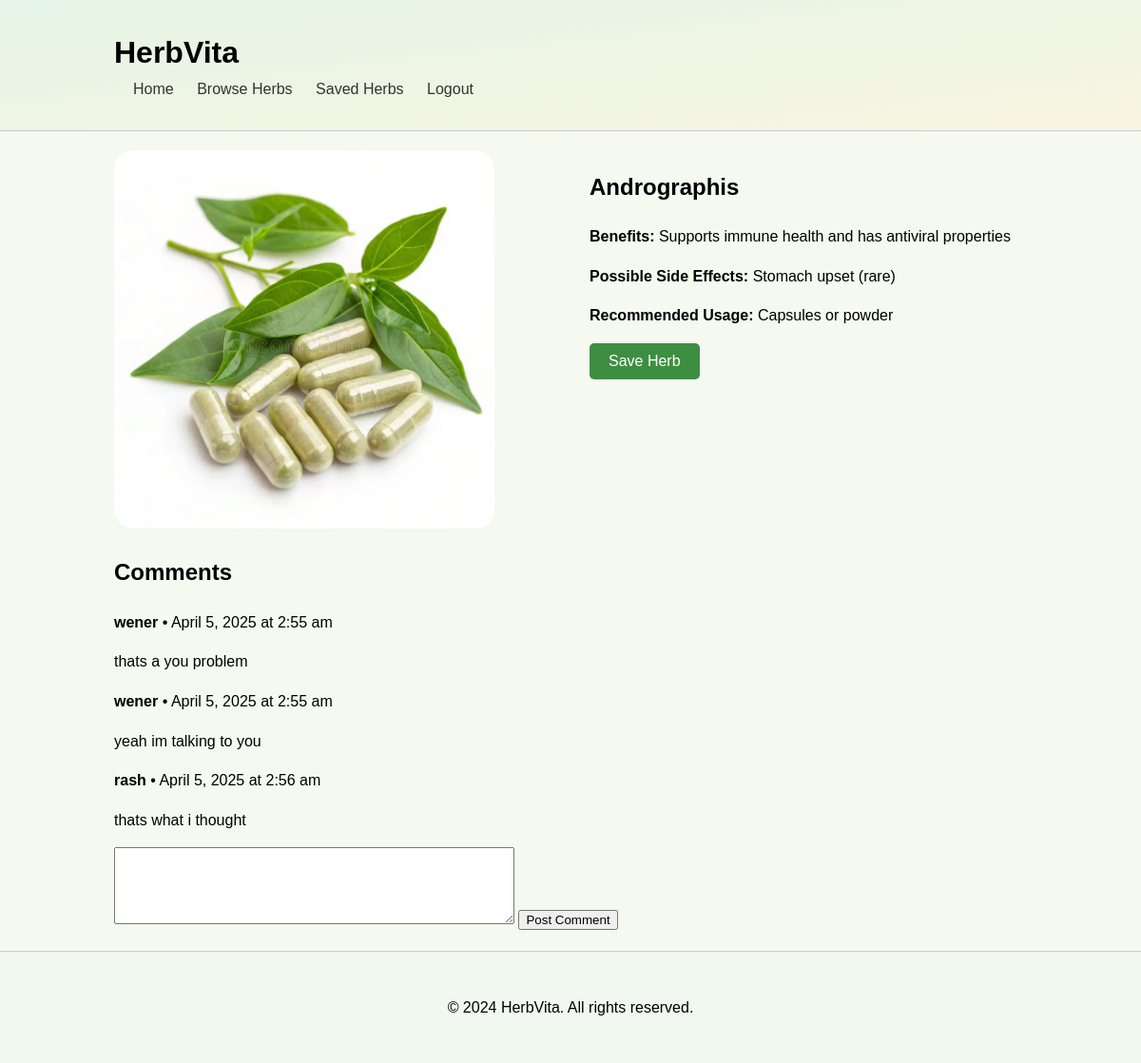
/herbDetails.php?id=11 (signed in), run on the app's committed database.
### tables this page shows
CREATE TABLE `herb` (
  `herbID` int(11) NOT NULL,
  `herbName` varchar(20) NOT NULL,
  `sideEffect` varchar(255) NOT NULL,
  `recommendedUsage` text NOT NULL,
  `Benefit` text NOT NULL,
  `healthConcerns` int(11) NOT NULL,
  `imagePath` varchar(255) NOT NULL
);

CREATE TABLE `comments` (
  `commentID` int(11) NOT NULL,
  `herbID` int(11) NOT NULL,
  `userID` varchar(11) NOT NULL,
  `commentText` text NOT NULL,
  `timeAdded` timestamp NOT NULL DEFAULT current_timestamp() ON UPDATE current_timestamp()
);

CREATE TABLE `user` (
  `userID` varchar(11) NOT NULL,
  `Name` varchar(20) NOT NULL,
  `Email` varchar(50) NOT NULL,
  `passwordHash` varchar(255) NOT NULL,
  `healthInterest` int(11) NOT NULL,
  `CommentID` int(11) NOT NULL
);

### herbDetails.php (the view, shortened to what this page needs)
<?php
include 'db_connect.php';
if (isset($_GET['id']) && is_numeric($_GET['id'])) {
    $herbId = $_GET['id'];
    $sql = "SELECT herbID, herbName, sideEffect, recommendedUsage, Benefit, imagePath
            FROM herb
            WHERE herbID = ?";
    $stmt = $conn->prepare($sql);
    $stmt->bind_param("i", $herbId);
    $stmt->execute();
    $result = $stmt->get_result();
    if ($result->num_rows == 1) {
        $herb = $result->fetch_assoc();
    } else {
        header("Location: browseHerb.php");
        exit();
    }
} else {
    header("Location: browseHerb.php");
    exit();
}
?>
<!DOCTYPE html>
<html lang="en">
<head>
    <link rel="stylesheet" href="style.css">
</head>
<body>
    <header>
        <div class="container">
            <h1>HerbVita</h1>
            <nav>
                <ul>
                    <li><a href="index.php">Home</a></li>
                    <li><a href="browseHerb.php">Browse Herbs</a></li>
                    <?php if(isset($_SESSION['loggedin']) && $_SESSION['loggedin'] === true): ?>
                        <li><a href="profile.php">Saved Herbs</a></li>
                        <li><a href="logout.php">Logout</a></li>
                    <?php else: ?>
                        <li><a href="login.php">Login/Register</a></li>
                    <?php endif; ?>
                </ul>
            </nav>
        </div>
    </header>
    <main class="container">
        <section class="herb-details">
            <?php if ($herb): ?>
                <div class="herbPageContainer">
                    <div class="herb-image">
                        <img src="<?php echo htmlspecialchars($herb['imagePath']); ?>" alt="<?php echo htmlspecialchars($herb['herbName']); ?>">
                    </div>
                    <div class="herb-info">
                        <h2><?php echo htmlspecialchars($herb['herbName']); ?></h2>
                        <p><strong>Benefits:</strong> <?php echo nl2br(htmlspecialchars($herb['Benefit'])); ?></p>
                        <p><strong>Possible Side Effects:</strong> <?php echo nl2br(htmlspecialchars($herb['sideEffect'])); ?></p>
                        <p><strong>Recommended Usage:</strong> <?php echo nl2br(htmlspecialchars($herb['recommendedUsage'])); ?></p>
                         <?php if (isset($_SESSION['loggedin']) && $_SESSION['loggedin'] === true): ?>
                            <form method="post">
                                <button type="submit" name="save_herb" class="saveherb">Save Herb</button>
                            </form>
                        <?php else: ?>
                            <p>You must be logged in to save herbs to your list. <a href="login.php">Login</a> or <a href="signup.php">Sign up</a>.</p>
                        <?php endif; ?>
                    </div>
                </div>
            <?php else: ?>
                <p>Herb not found.</p>
            <?php endif; ?>
        </section>
    <section class="herb-details-comments">
        <h2>Comments</h2>
        <?php
        $sql_comments = "SELECT c.`commentText`, u.`Name`, c.`timeAdded`
                        FROM `comments` c
                        JOIN `user` u ON c.`userID` = u.`userID`
                        WHERE c.`herbID` = ?";
        $stmt_comments = $conn->prepare($sql_comments);
        $stmt_comments->bind_param("i", $herbId);
        $stmt_comments->execute();
        $result_comments = $stmt_comments->get_result();
        if ($result_comments->num_rows > 0) {
            echo "<div class='comments-list'>";
            while ($row = $result_comments->fetch_assoc()) {
                echo "<div class='comment-box'>";
                echo "<p><strong>" . htmlspecialchars($row['Name']) . "</strong> • " .
                     date('F j, Y \a\t g:i a', strtotime($row['timeAdded'])) . "</p>";
                echo "<p>" . htmlspecialchars($row['commentText']) . "</p>";
                echo "</div>";
            }
            echo "</div>";
        }
        ?>
    </section>
    <?php if (isset($_SESSION['loggedin']) && $_SESSION['loggedin'] === true): ?>
        <form action="submitComment.php" method="POST">
            <textarea name="comment" rows="5" cols="50" required></textarea>
            <button type="submit">Post Comment</button>
        </form>
    <?php else: ?>
        <p>You must be logged in to comment. <a href="login.php">Login</a> or <a href="signup.php">Sign up</a>.</p>
    <?php endif; ?>
    </main>
    <footer>
        <div class="container">
            <p>&copy; 2024 HerbVita. All rights reserved.</p>
        </div>
    </footer>
</body>
</html>

### style.css (style rules this page uses)
body { font-family: sans-serif; margin: 0; padding: 0; line-height: 1.6; background-color: #f6f9f0; }
.container { width: 80%; max-width: 1200px; margin: 0 auto; padding: 20px; }
header { background: linear-gradient(to bottom right, #e4f4e6, #f8f5e1); padding: 10px 0; border-bottom: 1px solid #ccc; }
header h1 { margin: 0; display: inline-block; }
nav ul { list-style: none; padding: 0; margin: 0; display: inline-block; }
nav ul li { display: inline; margin-left: 20px; }
nav ul li a { text-decoration: none; color: #333; }
main { padding: 20px 0; }
footer { background-color: #f0f8f0; text-align: center; padding: 10px 0; border-top: 1px solid #ccc; }
.herbPageContainer { display: flex; flex-direction: row; align-items: flex-start; margin: 0 auto; width: 100%; }
.herbPageContainer > div:first-child { flex-basis: 50%; padding-right: 20px; }
.herbPageContainer > div:last-child { flex-basis: 50%; padding-left: 20px; }
.herb-image img { max-width: 25rem; max-height: 25rem; border-radius: 20px; }
.saveherb { padding: 10px 20px; background-color: #3e8e41; color: white; border: none; border-radius: 5px; cursor: pointer; font-size: 16px; transition: background-color 0.3s ease; }

### data on the page
herb: imagePath+herbName (picture), herbName "Andrographis", Benefit "Supports immune health and has antiviral properties", sideEffect "Stomach upset (rare)", recommendedUsage "Capsules or powder"
comments: userID.Name "wener", timeAdded "April 5, 2025 at 2:55 am", commentText "thats a you problem"
comments: userID.Name "wener", timeAdded "April 5, 2025 at 2:55 am", commentText "yeah im talking to you"
comments: userID.Name "rash", timeAdded "April 5, 2025 at 2:56 am", commentText "thats what i thought"
